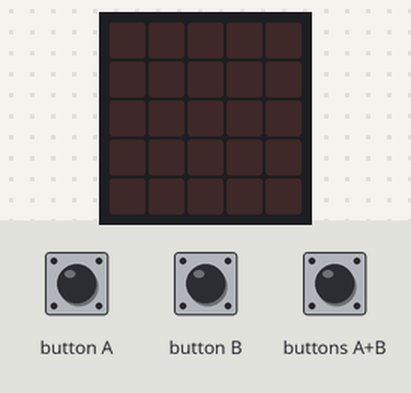
Bench run of a program on a simulated BBC micro:bit (MakeCode). Parts: the board's 5×5 LED display. The inputs (shaded band) are chosen by the test bench.

Above: at 1.2 s.
1.3 s: buttons A+B pressed for 0.15 s
At 1.7 s:
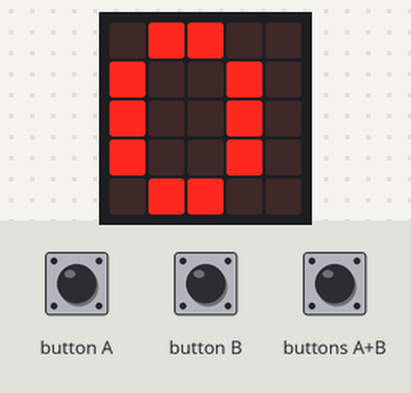
3.7 s: button A pressed for 0.15 s
At 4.8 s:
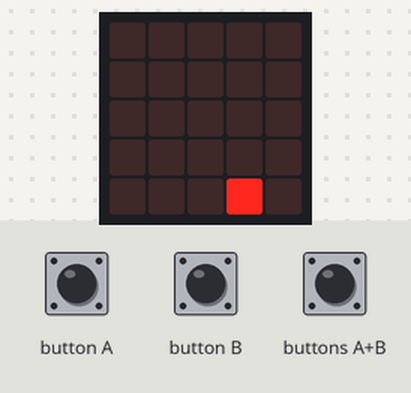
5.3 s: button A pressed for 0.15 s
At 6.0 s:
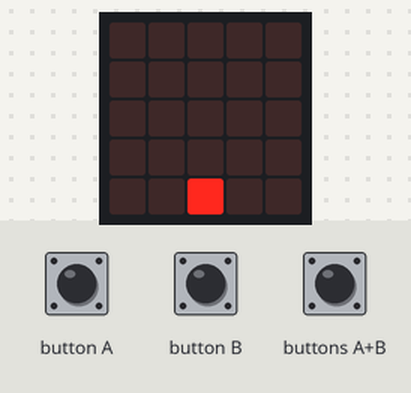
6.9 s: button A pressed for 0.15 s
At 8.2 s:
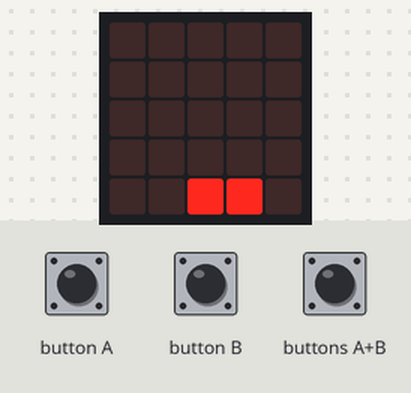
8.5 s: button A pressed for 0.15 s
At 9.6 s:
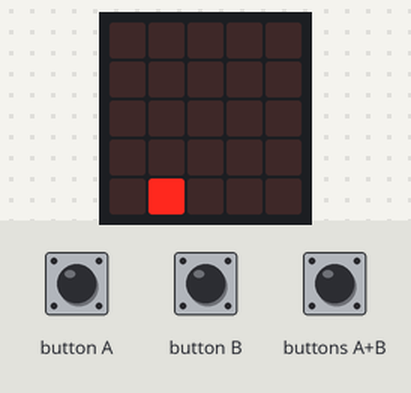
10.1 s: button A pressed for 0.15 s
At 10.8 s:
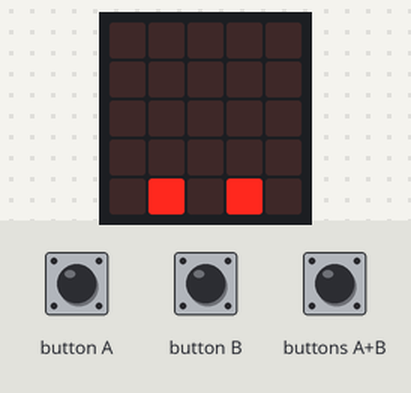
Timing chart, 0 to 12.7 s (numbered marks = the images above; inputs shaded):
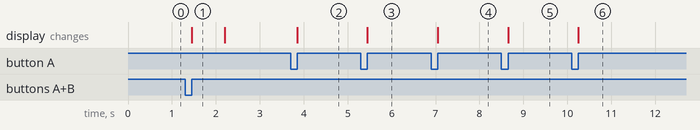

The program:

main.ts
```typescript
input.onButtonPressed(Button.A, function () {
    if (valor == 15) {
        basic.showIcon(IconNames.Skull)
        basic.pause(800)
        valor = 0
    } else {
        valor += 1
        mostrarBinario()
    }
})
function mostrarBinario () {
    basic.clearScreen()
    resto = valor
    peso = 8
    for (let índice = 0; índice <= 3; índice++) {
        if (resto >= peso) {
            led.plot(índice, 4)
            resto = resto - peso
        }
        peso = peso / 2
    }
}
input.onButtonPressed(Button.AB, function () {
    basic.showNumber(valor)
    mostrarBinario()
})
input.onButtonPressed(Button.B, function () {
    if (valor > 0) {
        valor += -1
    }
    mostrarBinario()
})
let peso = 0
let resto = 0
let valor = 0
valor = 0
mostrarBinario()
```

test.ts
```typescript
// aquí va el archivo "tests"; esto no se compilará cuando este paquete se utilice como una extensión.
```

Measured:
- after the input at 1.3 s, the display: changes after 0.15 s (image 1)
- after the input at 3.7 s, the display: changes after 0.15 s (image 2)
- after the input at 5.3 s, the display: changes after 0.15 s (image 3)
- after the input at 6.9 s, the display: changes after 0.15 s (image 4)
- after the input at 8.5 s, the display: changes after 0.15 s (image 5)
- after the input at 10.1 s, the display: changes after 0.15 s (image 6)
- what the display in image 1 shows lasts 0.7 s, from 1.5 s to 2.2 s
